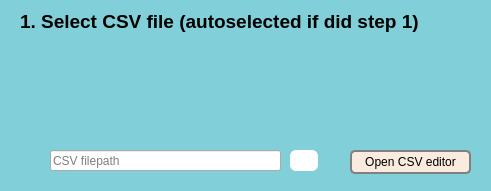
       <widget class="QGroupBox" name="groupBox_2">
        <property name="geometry">
         <rect>
          <x>20</x>
          <y>70</y>
          <width>491</width>
          <height>191</height>
         </rect>
        </property>
        <property name="styleSheet">
         <string notr="true">QGroupBox {
    border-radius: 20px;
	background-color: #81cfd8;
}

/*
QGroupBox {
	border: transparent;
}
*/</string>
        </property>
        <property name="title">
         <string/>
        </property>
        <widget class="QPushButton" name="pushButton_3">
         <property name="geometry">
          <rect>
           <x>290</x>
           <y>150</y>
           <width>28</width>
           <height>21</height>
          </rect>
         </property>
         <property name="cursor">
          <cursorShape>OpenHandCursor</cursorShape>
         </property>
         <property name="styleSheet">
          <string notr="true">border-image: url(:/icons/browsefilesicon.png);
background-color: white;
border-radius: 6;</string>
         </property>
         <property name="text">
          <string/>
         </property>
        </widget>
        <widget class="QWidget" name="widget_2" native="true">
         <property name="geometry">
          <rect>
           <x>50</x>
           <y>50</y>
           <width>271</width>
           <height>91</height>
          </rect>
         </property>
         <property name="styleSheet">
          <string notr="true">border-image: url(:/icons/draganddrop.PNG);</string>
         </property>
        </widget>
        <widget class="QLabel" name="label_4">
         <property name="geometry">
          <rect>
           <x>20</x>
           <y>1</y>
           <width>461</width>
           <height>41</height>
          </rect>
         </property>
         <property name="font">
          <font>
           <pointsize>14</pointsize>
           <bold>true</bold>
          </font>
         </property>
         <property name="styleSheet">
          <string notr="true"/>
         </property>
         <property name="text">
          <string>1. Select CSV file (autoselected if did step 1)</string>
         </property>
        </widget>
        <widget class="QLineEdit" name="lineEdit">
         <property name="geometry">
          <rect>
           <x>50</x>
           <y>150</y>
           <width>231</width>
           <height>21</height>
          </rect>
         </property>
         <property name="text">
          <string/>
         </property>
         <property name="placeholderText">
          <string>CSV filepath</string>
         </property>
        </widget>
        <widget class="QPushButton" name="pushButton_5">
         <property name="geometry">
          <rect>
           <x>350</x>
           <y>150</y>
           <width>121</width>
           <height>24</height>
          </rect>
         </property>
         <property name="toolTip">
          <string>&lt;html&gt;&lt;head/&gt;&lt;body&gt;&lt;p&gt;Select a CSV file first.&lt;/p&gt;&lt;/body&gt;&lt;/html&gt;</string>
         </property>
         <property name="styleSheet">
          <string notr="true">QPushButton {
    background-color: #f9ecdf;
    border: 2px solid grey;
    border-radius: 5px;
    color: black;
}

QPushButton:hover {
	background-color: #ddd1c6;
    border-color: darkgrey;
}

QPushButton:pressed {
    background-color: #bfb5ab;
    border-color: darkgrey;
}
</string>
         </property>
         <property name="text">
          <string>Open CSV editor</string>
         </property>
         <property name="icon">
          <iconset resource="resources.qrc">
           <normaloff>:/icons/external-link-512.webp</normaloff>:/icons/external-link-512.webp</iconset>
         </property>
        </widget>
       </widget>
